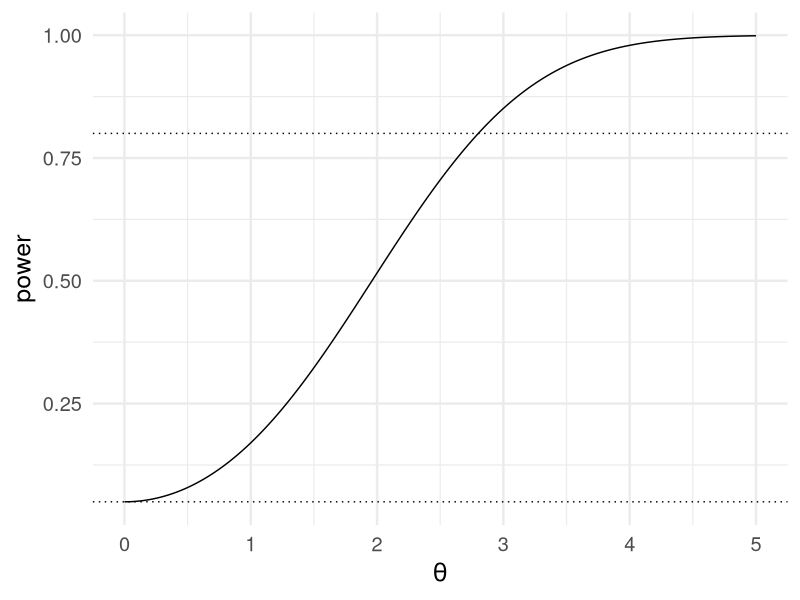
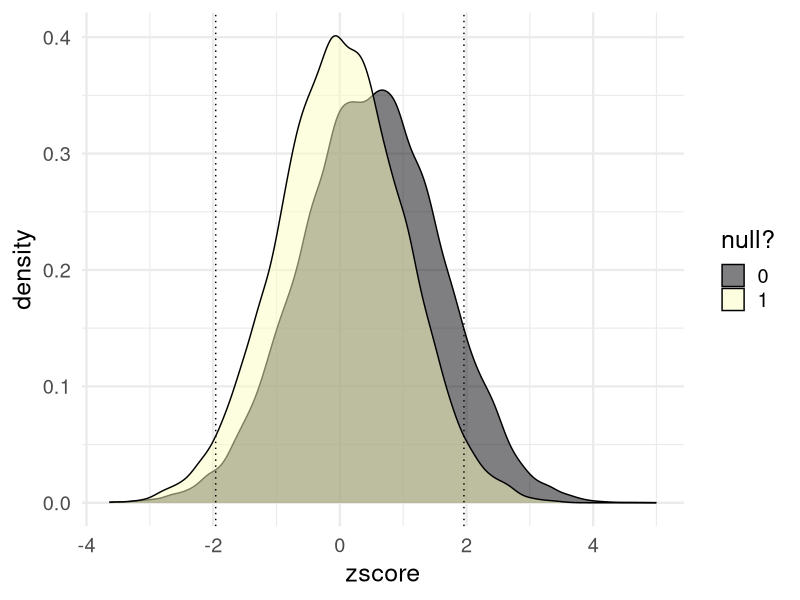
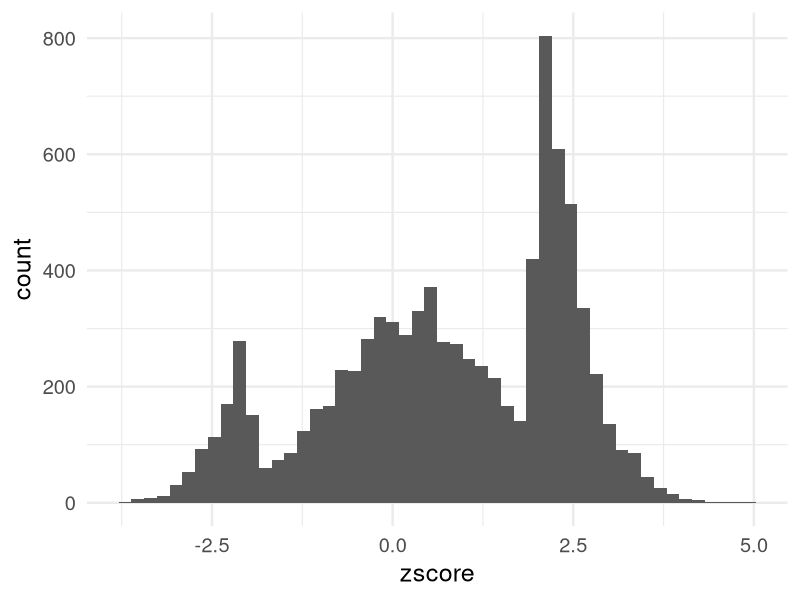

Here is the R script that generated these plots, in order:
## ---- chunk 1
library(ggplot2)
library(dplyr)
theme_set(theme_minimal(base_size = 18))
set.seed(313)
## ---- chunk 2
c <- qnorm(0.975)
theta <- seq(0, 5, by = 0.02)
data.frame(theta = theta, power = 1 - pnorm(c - theta) + pnorm(-c - theta)) |>
  ggplot(aes(theta, power)) + geom_line() +
  geom_hline(yintercept = c(0.05, 0.8), linetype = "dotted") +
  labs(x = expression(theta), y = "power")
## ---- chunk 3
N <- 5e4
proportion_null <- 0.4
signif_level <- qnorm(0.975)
is_null <- rbinom(N, 1, proportion_null)
effect_size_nonnull <- 0.5
simulated_world <- data.frame(is_null) |>
  mutate(zscore = rnorm(N,
                        mean = (1 - is_null) * effect_size_nonnull,
                        sd = 1 + 0.1 * (1 - is_null)))
simulated_world |>
  ggplot(aes(x = zscore, fill = factor(is_null))) +
  geom_density(alpha = 0.5) +
  geom_vline(xintercept = c(-1, 1) * signif_level, linetype = "dotted") +
  scale_fill_viridis_d(option = "magma", name = "null?")
## ---- chunk 4
proportion_filtered <- 0.9
which_studies_filtered <- rbinom(N, 1, proportion_filtered)
simulated_publications <- simulated_world |>
  mutate(filtered = which_studies_filtered) |>
  filter(filtered == 0 | abs(zscore) > signif_level)
simulated_publications |>
  ggplot(aes(zscore)) +
  geom_histogram(bins = 50)
